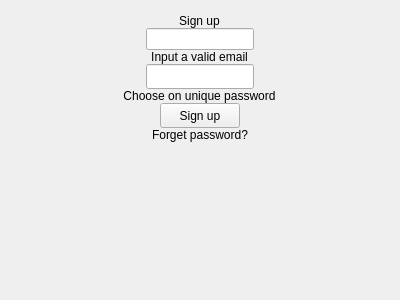
<?xml version="1.0" encoding="UTF-8"?>
<ui version="4.0">
 <class>SignUpScreen</class>
 <widget class="QWidget" name="SignUpScreen">
  <property name="geometry">
   <rect>
    <x>0</x>
    <y>0</y>
    <width>400</width>
    <height>300</height>
   </rect>
  </property>
  <property name="windowTitle">
   <string>Form</string>
  </property>
  <layout class="QVBoxLayout" name="verticalLayout">
   <property name="spacing">
    <number>0</number>
   </property>
   <property name="leftMargin">
    <number>0</number>
   </property>
   <property name="topMargin">
    <number>0</number>
   </property>
   <property name="rightMargin">
    <number>0</number>
   </property>
   <property name="bottomMargin">
    <number>0</number>
   </property>
   <item>
    <widget class="QWidget" name="widget" native="true">
     <property name="sizePolicy">
      <sizepolicy hsizetype="Fixed" vsizetype="Preferred">
       <horstretch>0</horstretch>
       <verstretch>0</verstretch>
      </sizepolicy>
     </property>
    </widget>
   </item>
   <item alignment="Qt::AlignHCenter">
    <widget class="QLabel" name="lblLogo">
     <property name="sizePolicy">
      <sizepolicy hsizetype="Fixed" vsizetype="Fixed">
       <horstretch>0</horstretch>
       <verstretch>0</verstretch>
      </sizepolicy>
     </property>
    </widget>
   </item>
   <item alignment="Qt::AlignHCenter">
    <widget class="QLabel" name="lbCaption">
     <property name="sizePolicy">
      <sizepolicy hsizetype="Fixed" vsizetype="Preferred">
       <horstretch>0</horstretch>
       <verstretch>0</verstretch>
      </sizepolicy>
     </property>
     <property name="text">
      <string>Sign up</string>
     </property>
     <property name="alignment">
      <set>Qt::AlignCenter</set>
     </property>
    </widget>
   </item>
   <item alignment="Qt::AlignHCenter">
    <widget class="QLineEdit" name="edtEmail">
     <property name="sizePolicy">
      <sizepolicy hsizetype="Fixed" vsizetype="Fixed">
       <horstretch>0</horstretch>
       <verstretch>0</verstretch>
      </sizepolicy>
     </property>
     <property name="alignment">
      <set>Qt::AlignCenter</set>
     </property>
    </widget>
   </item>
   <item alignment="Qt::AlignHCenter">
    <widget class="QLabel" name="lblEmailError">
     <property name="sizePolicy">
      <sizepolicy hsizetype="Fixed" vsizetype="Fixed">
       <horstretch>0</horstretch>
       <verstretch>0</verstretch>
      </sizepolicy>
     </property>
     <property name="text">
      <string>Input a valid email</string>
     </property>
     <property name="alignment">
      <set>Qt::AlignCenter</set>
     </property>
    </widget>
   </item>
   <item alignment="Qt::AlignHCenter">
    <widget class="QLineEdit" name="edtPassword">
     <property name="sizePolicy">
      <sizepolicy hsizetype="Fixed" vsizetype="Fixed">
       <horstretch>0</horstretch>
       <verstretch>0</verstretch>
      </sizepolicy>
     </property>
     <property name="minimumSize">
      <size>
       <width>0</width>
       <height>25</height>
      </size>
     </property>
     <property name="alignment">
      <set>Qt::AlignCenter</set>
     </property>
    </widget>
   </item>
   <item alignment="Qt::AlignHCenter">
    <widget class="QLabel" name="lblPasswordError">
     <property name="sizePolicy">
      <sizepolicy hsizetype="Fixed" vsizetype="Fixed">
       <horstretch>0</horstretch>
       <verstretch>0</verstretch>
      </sizepolicy>
     </property>
     <property name="text">
      <string>Choose on unique password</string>
     </property>
     <property name="alignment">
      <set>Qt::AlignCenter</set>
     </property>
    </widget>
   </item>
   <item alignment="Qt::AlignHCenter">
    <widget class="QPushButton" name="btnSignIn">
     <property name="sizePolicy">
      <sizepolicy hsizetype="Fixed" vsizetype="Fixed">
       <horstretch>0</horstretch>
       <verstretch>0</verstretch>
      </sizepolicy>
     </property>
     <property name="minimumSize">
      <size>
       <width>80</width>
       <height>25</height>
      </size>
     </property>
     <property name="text">
      <string>Sign up</string>
     </property>
    </widget>
   </item>
   <item alignment="Qt::AlignHCenter">
    <widget class="QLabel" name="lblForgetPass">
     <property name="sizePolicy">
      <sizepolicy hsizetype="Fixed" vsizetype="Preferred">
       <horstretch>0</horstretch>
       <verstretch>0</verstretch>
      </sizepolicy>
     </property>
     <property name="text">
      <string>Forget password?</string>
     </property>
     <property name="alignment">
      <set>Qt::AlignCenter</set>
     </property>
    </widget>
   </item>
   <item>
    <spacer name="verticalSpacer">
     <property name="sizePolicy">
      <sizepolicy hsizetype="Fixed" vsizetype="Expanding">
       <horstretch>0</horstretch>
       <verstretch>0</verstretch>
      </sizepolicy>
     </property>
     <property name="orientation">
      <enum>Qt::Vertical</enum>
     </property>
     <property name="sizeHint" stdset="0">
      <size>
       <width>20</width>
       <height>33</height>
      </size>
     </property>
    </spacer>
   </item>
   <item>
    <widget class="QWidget" name="wgtSignUpSpacing" native="true">
     <property name="sizePolicy">
      <sizepolicy hsizetype="Fixed" vsizetype="Fixed">
       <horstretch>0</horstretch>
       <verstretch>0</verstretch>
      </sizepolicy>
     </property>
    </widget>
   </item>
   <item>
    <widget class="QWidget" name="horizontalWidget" native="true">
     <property name="sizePolicy">
      <sizepolicy hsizetype="Fixed" vsizetype="Fixed">
       <horstretch>0</horstretch>
       <verstretch>0</verstretch>
      </sizepolicy>
     </property>
     <layout class="QHBoxLayout" name="horizontalLayout">
      <property name="spacing">
       <number>0</number>
      </property>
      <property name="leftMargin">
       <number>0</number>
      </property>
      <property name="topMargin">
       <number>0</number>
      </property>
      <property name="rightMargin">
       <number>0</number>
      </property>
      <property name="bottomMargin">
       <number>0</number>
      </property>
     </layout>
    </widget>
   </item>
  </layout>
 </widget>
 <resources/>
 <connections/>
</ui>
